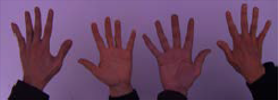
#> input picture tp1/images/white_patch/test_blue.png, 278 x 100 px; its folder holds only this picture in this run
$ jupyter execute Ezequiel_Caamano_TP1_CV1.ipynb   (shell and % lines are left out)
#> lines starting #> are read from the running program, lines starting #| are printed output that depends on the picture
#> further down, original is the input picture: shape (100, 278, 3); mean B, G, R 100.7, 69.5, 103
**Materia: Visión por Computadora 1**

Alumno: Ezequiel Alejandro Caamaño

Cohorte: 18va.

Trabajo Práctico Nro. 1

▪
*Parte 1 (imágenes en /white_patchy):*

1. Implementar el algoritmo White Patch para librarnos de las diferencias de color de iluminación.

2. Mostrar los resultados obtenidos y analizar las posibles fallas (si es que las hay) en el caso de White patch.

▪
*Parte 2:*

1. Para las imágenes img1_tp.png y img2_tp.png leerlas con OpenCV en escala de grisas y visualizarlas.

2. Elija el numero de bins que crea conveniente y grafique su histograma, compare los histogramas entre si. Explicar lo que se observa, si tuviera que entrenar un modelo de clasificación/detección de imágenes, considera que puede ser de utilidad tomar como ‘features’ a los histogramas?

[cell 1]
import os
import cv2
import numpy as np
import matplotlib.pyplot as plt

# Mostrar imágenes en la notebook

[cell 2]
def white_patch(img):
    """
    Aplica corrección de color por White Patch.
    img: imagen en formato BGR (OpenCV)
    return: imagen corregida en formato BGR
    """
    # Convertir a float para evitar overflow
    img = img.astype(np.float32)

    # Calcular máximo por canal (en el eje de filas y columnas)
    max_vals = img.max(axis=(0, 1))
#> max_vals = [200, 138, 165]

    # Evitar división por cero
    max_vals[max_vals == 0] = 1

    # Escalar cada canal
    corrected = img / max_vals * 255.0
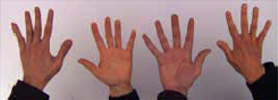
#> corrected: shape (100, 278, 3) float32; mean B, G, R 128.4, 128.4, 159.2

    # Limitar valores a 0-255 y convertir a uint8
    corrected = np.clip(corrected, 0, 255).astype(np.uint8)

    return corrected

[cell 3]
input_folder = "images/white_patch"

# Obtener lista de archivos de imagen
image_files = [f for f in os.listdir(input_folder) if f.lower().endswith(('.png', '.jpg', '.jpeg'))]

# Diccionario para almacenar resultados
results = []

for file in image_files:
    path = os.path.join(input_folder, file)
    original = cv2.imread(path)  # BGR
    original_rgb = cv2.cvtColor(original, cv2.COLOR_BGR2RGB)
    corrected = white_patch(original)
    corrected_rgb = cv2.cvtColor(corrected, cv2.COLOR_BGR2RGB)

    results.append((file, original_rgb, corrected_rgb))

[cell 4]
def show_results(results):
    for name, orig, corr in results:
        plt.figure(figsize=(10, 4))
        plt.suptitle(f"Archivo: {name}", fontsize=14)

        plt.subplot(1, 2, 1)
        plt.imshow(orig)
        plt.title("Original")
        plt.axis('off')

        plt.subplot(1, 2, 2)
        plt.imshow(corr)
        plt.title("White Patch")
        plt.axis('off')

        plt.tight_layout()
        plt.show()
#> this loop made 1 pass
#> name on pass 1: 'test_blue.png'
#> pass 1, in show_results, `plt.show()`:
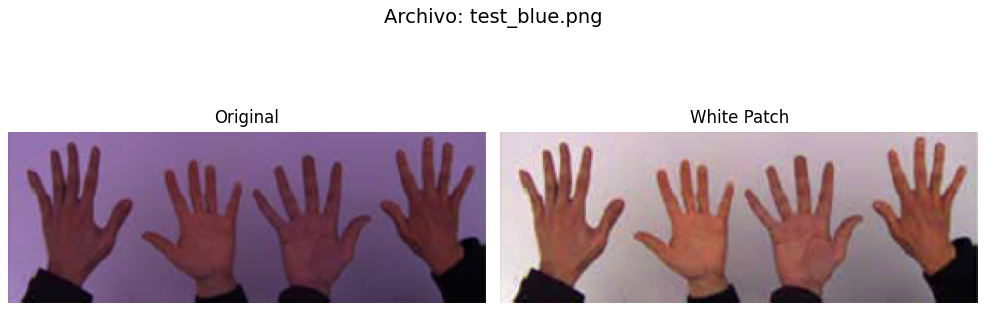
#> figure drawn by matplotlib, 2 panels

show_results(results)

Análisis:
- White Patch funciona bien si en la imagen hay una zona que realmente debería ser blanca.
- Si no hay blancos reales en la imagen, el algoritmo puede "blanquear" erróneamente otro color.
- Puede sobresaturar zonas claras o introducir tonos artificiales si el máximo en un canal es atípico.

En imágenes con tonos apagados o sombras, suele mejorar la percepción visual.
En imágenes donde los canales no tienen blancos puros, el resultado puede ser irreal.

*Parte 2*

[cell 5]
import cv2
import matplotlib.pyplot as plt
import os

# Rutas de las imágenes
img1_path = "images/img1_tp.png"
img2_path = "Images/img2_tp.png"

# Cargar imágenes en escala de grises
img1 = cv2.imread(img1_path, cv2.IMREAD_GRAYSCALE)
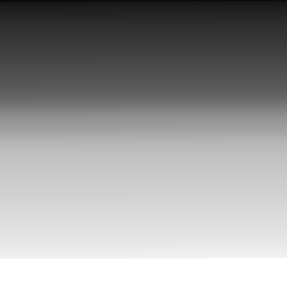
#> input picture tp1/images/img1_tp.png, 287 x 288 px
#> img1 is the input picture: shape (288, 287); min 2, max 255, mean 154.8
img2 = cv2.imread(img2_path, cv2.IMREAD_GRAYSCALE)
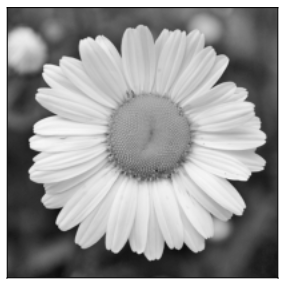
#> input picture tp1/images/img2_tp.png, 287 x 288 px, found by its file name
#> img2 is the input picture: shape (288, 287); min 2, max 255, mean 154.8

# Mostrar las imágenes
plt.figure(figsize=(10, 4))

plt.subplot(1, 2, 1)
plt.imshow(img1, cmap='gray')
plt.title('Imagen 1 - Escala de grises')
plt.axis('off')

plt.subplot(1, 2, 2)
plt.imshow(img2, cmap='gray')
plt.title('Imagen 2 - Escala de grises')
plt.axis('off')

plt.tight_layout()
plt.show()

[cell 6]
import cv2
import matplotlib.pyplot as plt
import numpy as np

# Leer imágenes en escala de grises
img1 = cv2.imread('images/img1_tp.png', cv2.IMREAD_GRAYSCALE)
img2 = cv2.imread('images/img2_tp.png', cv2.IMREAD_GRAYSCALE)

# Validar que se hayan cargado bien
assert img1 is not None, "No se pudo cargar img1_tp.png"
assert img2 is not None, "No se pudo cargar img2_tp.png"

# Calcular histogramas
bins = 64
hist1 = cv2.calcHist([img1], [0], None, [bins], [0, 256])
#> hist1 = 64 values, max 8400 at index 63, min 0 at index 62, mean 1291.5
hist2 = cv2.calcHist([img2], [0], None, [bins], [0, 256])
#> hist2 has the same summary as hist1

# Mostrar imagen 1 con su histograma
plt.figure(figsize=(10, 4))
plt.subplot(1, 2, 1)
plt.imshow(img1, cmap='gray')
plt.title('Imagen 1')
plt.axis('off')

plt.subplot(1, 2, 2)
plt.plot(hist1, color='black')
plt.title('Histograma - Imagen 1')
plt.xlabel('Bins')
plt.ylabel('Frecuencia')
plt.tight_layout()
plt.show()
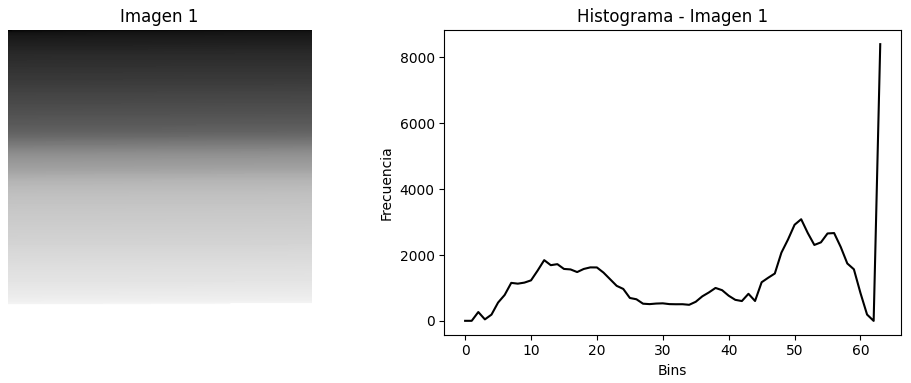
#> figure drawn by matplotlib, 2 panels; panel 2: curve peaks at x = 63, y = 8400

# Mostrar imagen 2 con su histograma
plt.figure(figsize=(10, 4))
plt.subplot(1, 2, 1)
plt.imshow(img2, cmap='gray')
plt.title('Imagen 2')
plt.axis('off')

plt.subplot(1, 2, 2)
plt.plot(hist2, color='blue')
plt.title('Histograma - Imagen 2')
plt.xlabel('Bins')
plt.ylabel('Frecuencia')
plt.tight_layout()
plt.show()
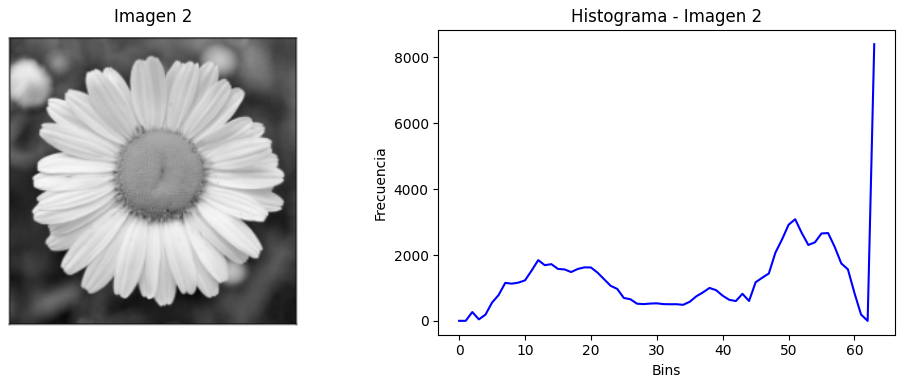
#> figure drawn by matplotlib, 2 panels; panel 2: curve peaks at x = 63, y = 8400

# Mostrar ambos histogramas superpuestos
plt.figure(figsize=(8, 4))
plt.plot(hist1, color='black', label='Imagen 1')
plt.plot(hist2, color='blue', linestyle='--', label='Imagen 2')
plt.title('Comparación de histogramas')
plt.xlabel('Bins')
plt.ylabel('Frecuencia')
plt.legend()
plt.grid(True)
plt.tight_layout()
plt.show()
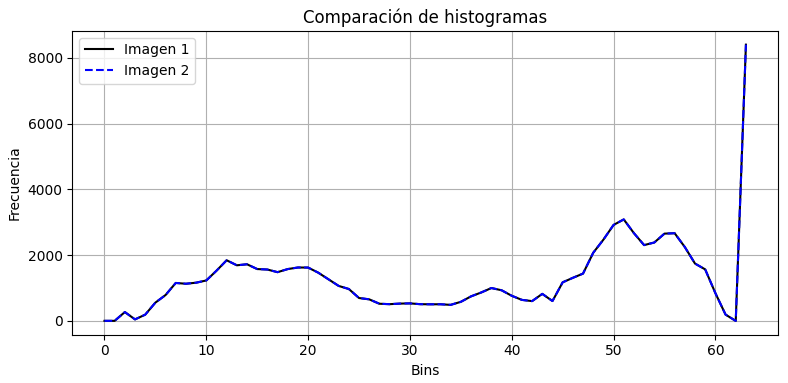
#> figure drawn by matplotlib, 1 panel; curve peaks at x = 63, y = 8400; curve peaks at x = 63, y = 8400
